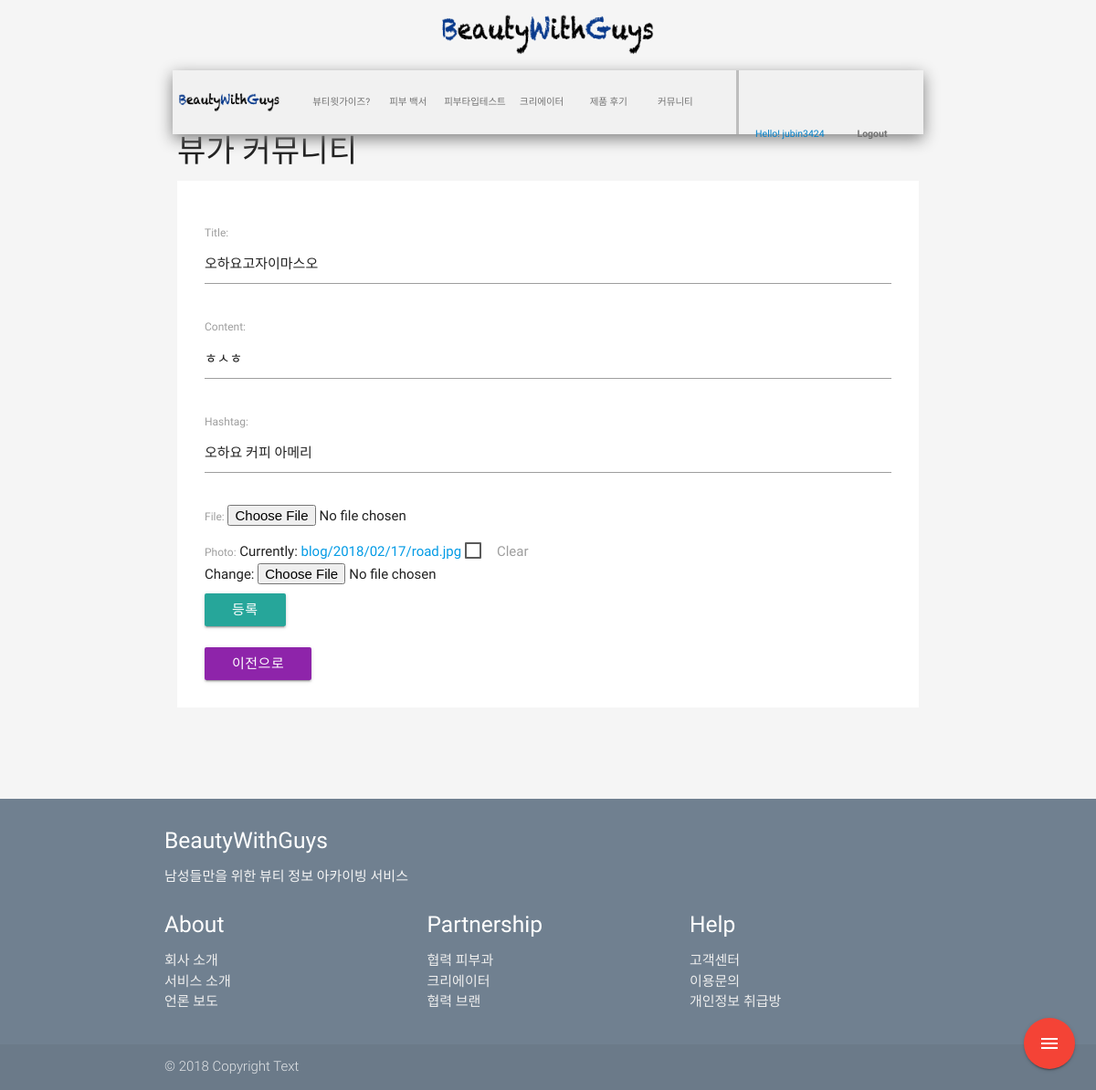
Screenshot of /post/8/edit/ (signed in) with the database file from the repository.
### post/models.py (models this page shows, shortened)
class Post(models.Model):
    tag = models.ManyToManyField(Tag, blank=True, null=True)
    hashtag = models.CharField(max_length=10)
    user = models.CharField(max_length=20)
    title = models.CharField(max_length=50)
    content = models.TextField()
    created_at = models.DateTimeField(
        auto_now_add=True,
    )
    updated_at = models.DateTimeField(
        auto_now=True,
    )
    file = models.FileField(blank=True)
    photo = models.ImageField(blank=True, upload_to="blog/%Y/%m/%d")

### post/views.py (the view, shortened to what this page needs)
# urls.py: path('<int:pk>/edit/', views.post_edit, name='post_edit'),
@login_required
def post_edit(request, pk):
    post = Post.objects.get(pk=pk)
    form = PostForm(request.POST or None, request.FILES or None, instance=post)
    ctx = {
        'form': form,
    }
    return render(request, 'post/post_write.html', ctx)

### post/forms.py
class PostForm(forms.ModelForm):
    class Meta:
        model = Post
        fields = ['title', 'content', 'hashtag', 'file', 'photo',]
        widgets = {
            'content': SummernoteWidget(),
        }
    def __init__(self, *args, **kwargs):
        super().__init__(*args, **kwargs)
        self.fields['file'].required = False
        self.fields['photo'].required = False

### beautiful/context_processors.py (called while the page is built)
def brand(request):
    return {
        'brands': Brand.objects.all(),
    }

def skintype(request):
    return {
        'skin_types': SkinType.objects.all(),
    }

def category(request):
    return{
        'categories': Category.objects.all(),
    }

### post/templates/post/post_write.html (shortened to what this page needs)
{% extends 'base.html' %}
{% load static %}
{% block content %}
<h4>뷰가 커뮤니티</h4>
<div class="post">
<form method="POST" action="" enctype="multipart/form-data" novalidate>
	{{ form.as_p }}
<input type="submit" value="등록" class="btn waves-effect waves-light"></form>
<br>
<a href = "{% url 'post:post_list' %}" class="btn purple darken-1">이전으로</a>
</div>
{% endblock %}

### beautiful/templates/base.html (shortened to what this page needs)
{% load static %}
<!DOCTYPE html>
<html>
<head>
    <link type="text/css" rel="stylesheet" href="{% static 'css/beauty_wiki.css' %}">
    <link type="text/css" rel="stylesheet" href="{% static 'css/main_core.css' %}" media="screen,projection"/>
    <link type="text/css" rel="stylesheet" href="{% static 'css/post_css.css' %}">
    <link type="text/css" rel="stylesheet" href="{% static 'css/materialize.min.css' %}"  media="screen,projection"/>
    <link type="text/css" rel="stylesheet" href="{% static 'css/skin_type.css' %}">
    <link type="text/css" rel="stylesheet" href="{% static 'css/login.css' %}">
</head>
<body>
<div class="entire_body">
<header>
<div class="col l12 hide-on-med-and-down">
    <p class="logoBox"><a href="{% url 'main:showMain' %}"><img src="{% static 'new_logo.png' %}" class="logo"></a></p>
</div>
  <nav>
    <div class="nav-wrapper center_align">
        <div class="container">
          <div class="row hide-on-med-and-down">
          <div class="navbar_back hide-on-med-and-down ">
            <ul class="main_menu hide-on-med-and-down">
              <div class="col l2 m2 nav_logo">
                <li><a href="{% url 'main:showMain' %}"><img src="{% static 'new_logo.png' %}" class="show-on-large"></a></li>
              </div>
              <div class="col l7 m7 menu_list">
                <li><a href="">뷰티윗가이즈?</a></li>
                <li><a href="{% url 'wiki:wikimain' %}">피부 백서</a></li>
                <li><a href="{% url 'accounts:skin_type' %}">피부타입테스트</a></li>
                <li><a href="{% url 'creator:creator_page_main' %}">크리에이터</a></li>
                <li><a href="{% url 'review:review_list' %}">제품 후기</a></li>
                <li><a href="{% url 'post:post_list' %}">커뮤니티</a></li>
              </div>
              <div class="col l3 m3 login_text">
                {% if request.user.is_authenticated %}
                <div class="col l6 m6 login_text_div">
                <li>Hello! {{ request.user.username }}</li></div>
                <div class="col l6 m6 login_text_div ">
                <li><a href="{%  url 'accounts:logout' %}">Logout</a></li></div>
                {% else %}
                <div class="col l6 m6 login_text_div">
                <li><a href="{% url 'accounts:login' %}">로그인</a></li></div>
                 <div class="col l6 m6 login_text_div ">
                <li><a href="{% url 'accounts:signup' %}">회원가입</a></li></div>
                {% endif %}
              </div>
            </ul>
          </div>
        </div>
        </div>
    </div>
  </nav>
</header>
&nbsp;<main>
  <div class="container">
{% block content %}{% endblock %}
</div>
</main>
</div>
<div class="fixed-action-btn">
    <a class="btn-floating btn-large red">
      <i class="large material-icons">menu</i>
    </a>
  </div>
<footer class="page-footer">
          <div class="container">
            <div class="row">
              <div class="col l12 s12">
                <h5 class="white-text">BeautyWithGuys</h5>
                <p class="grey-text text-lighten-4">
                    남성들만을 위한 뷰티 정보 아카이빙 서비스
                </p>
              </div>
              <div class="col l4 m4 s4">
                <h5 class="white-text">About</h5>
                <ul>
                  <li><a class="grey-text text-lighten-3" href="#!">회사 소개</a></li>
                  <li><a class="grey-text text-lighten-3" href="#!">서비스 소개</a></li>
                  <li><a class="grey-text text-lighten-3" href="#!">언론 보도</a></li>
                </ul>
              </div>
                <div class="col l4 m4 s4">
                <h5 class="white-text">Partnership</h5>
                <ul>
                  <li><a class="grey-text text-lighten-3" href="#!">협력 피부과</a></li>
                  <li><a class="grey-text text-lighten-3" href="#!">크리에이터</a></li>
                  <li><a class="grey-text text-lighten-3" href="#!">협력 브랜</a></li>
                </ul>
              </div>
                <div class="col l4 m4 s4">
                <h5 class="white-text">Help</h5>
                <ul>
                  <li><a class="grey-text text-lighten-3" href="#!">고객센터</a></li>
                  <li><a class="grey-text text-lighten-3" href="#!">이용문의</a></li>
                  <li><a class="grey-text text-lighten-3" href="#!">개인정보 취급방</a></li>
                </ul>
              </div>
            </div>
          </div>
          <div class="footer-copyright">
            <div class="container">
            © 2018 Copyright Text
            </div>
          </div>
        </footer>
</body>
</html>

### main/static/css/main_core.css (style rules this page uses)
div.entire_body { margin:10px 20px 0 20px; background-color:#f5f5f5; overflow:hidden; }
img.logo { width:20%; padding-top:5px; }
.logoBox a { line-height:0; }
p.logoBox { text-align:center; margin:0; }
.entire_body nav { background-color:#f5f5f5; box-shadow:none; height:30px; }
.entire_body nav div.nav-wrapper { width:100%; }
.entire_body nav div ul { display: inline-block; margin: 0; }
ul.main_menu.hide-on-med-and-down li a { color: #727272; }
.col a { color:white; }
body { display: flex; min-height: 100vh; flex-direction: column; }
div.entire_body main { flex: 1 0 auto; }
.navbar_back { background-color:#f1f1f1; margin-top:10px; margin-left: 6px; margin-right: 6px; box-shadow : 0 5px 16px 0px #818181; height: 70px; line-height: 70px; position:relative; }
.nav_logo { position:relative; width:100%; height: 70px; line-height: 70px; }
.nav_logo a { max-width: 100%; padding:0px; height: 70px; line-height: 70px; }
.nav_logo img { max-width: 80%; height: auto; position:absolute; top: 50%; transform: translateY(-50%); right:20px; }
.main_menu { width:100%; }
nav ul.main_menu .menu_list li { width:16%; text-align: center; }
nav ul.main_menu .menu_list li a { padding:0px; }
nav ul.main_menu a { -webkit-transition: background-color .3s; transition: background-color .3s; font-size: 0.7rem; color: #0080ca; display: block; cursor: pointer; }
nav ul.main_menu .login_text li { color: #0080ca; font-size: 0.7rem; }
.login_text { text-align: center; align-content: center; border-left :3.5px solid #bdbdbd; position:relative; height: 70px; line-height: 70px; }
.login_text li { position:absolute; left: 50%; transform: translateX(-50%); width:100%; }
.login_text a { font-weight:bolder; align-content: right; width: 100%; }
.login_text_div { text-align: center; align-content: center; position:relative; height: 70px; line-height: 70px; }
.login_text_div li { position:absolute; left: 50%; transform: translateX(-50%); width:100%; }
.login_text_div a { font-weight:bolder; align-content: right; width: 100%; }

### main/static/css/post_css.css (style rules this page uses)
div.post { background-color:white; padding:30px; }
ul li a { color:black; }

### rows the page displays
Post: title "오하요고자이마스오", content "ㅎㅅㅎ", hashtag "오하요 커피 아메리"

### other values shown
{{ request.user.username }} "jubin3424"
